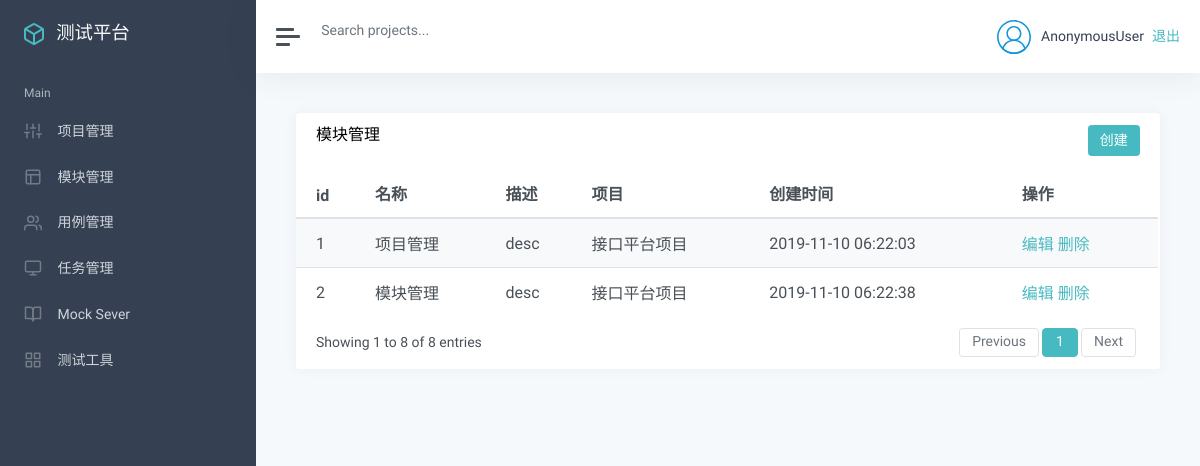
Before: /manage/module_list/ with the older database file.
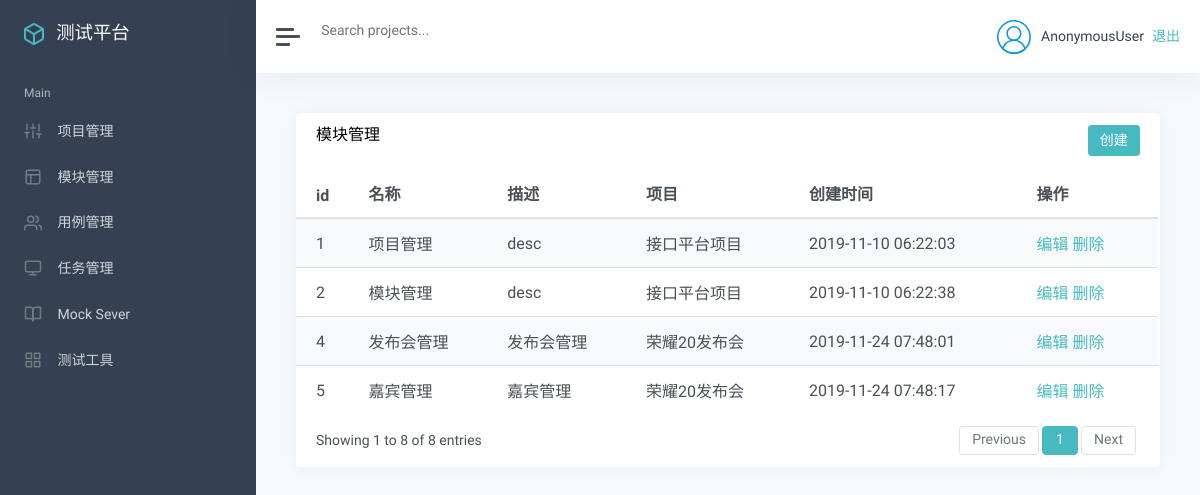
After: the same page with the newer database file.
### app_manage/models.py (models this page shows, shortened)
class Module(models.Model):
    project = models.ForeignKey(Project, on_delete=models.CASCADE)
    name = models.CharField("名称", max_length=100, null=False, default="")
    describe = models.TextField("描述", default="")
    update_time = models.DateTimeField("更新时间", auto_now=True)
    create_time = models.DateTimeField("创建时间", auto_now_add=True)

class Project(models.Model):
    name = models.CharField("名称", max_length=100, null=False, default="")
    describe = models.TextField("描述", default="")
    status = models.BooleanField("状态", default=True)
    update_time = models.DateTimeField("更新时间", auto_now=True)
    create_time = models.DateTimeField("创建时间", auto_now_add=True)
    def __str__(self):
        return self.name

### app_manage/views/module_view.py (the view)
# urls.py: path('module_list/', module_view.list_module),
def list_module(request):
    module_list = Module.objects.all()
    return render(request, "module/list.html", {
        "modules": module_list})

### templates/module/list.html (shortened to what this page needs)
{% extends "manage.html" %}
{% block manage %}
<div class="card flex-fill">
    <div class="card-header">
        <h5 class="card-title mb-0" style="float:left">模块管理</h5>
        <button onclick="module_add()" type="button" class="btn btn-primary" style="float:right">创建</button>
    </div>
    <div id="datatables-dashboard-traffic_wrapper" class="dataTables_wrapper dt-bootstrap4 no-footer">
        <div class="row">
            <div class="col-sm-12">
                <table id="datatables-dashboard-traffic" class="table table-striped my-0 dataTable no-footer"
                    role="grid" aria-describedby="datatables-dashboard-traffic_info">
                    <thead>
                        <tr role="row">
                            <th>id</th>
                            <th>名称</th>
                            <th>描述</th>
                            <th>项目</th>
                            <th>创建时间</th>
                            <th>操作</th>
                        </tr>
                    </thead>
                    <tbody>
                        {% for m in modules %}
                        <tr role="row" class="odd">
                            <td>{{ m.id }}</td>
                            <td>{{ m.name }}</td>
                            <td>{{ m.describe }}</td>
                            <td>{{ m.project }}</td>
                            <td>{{ m.create_time |date:"Y-m-d H:i:s"}}</td>
                            <td>
                                <a href="/manage/module_edit/{{ m.id }}/">编辑</a>
                                <a href="/manage/module_delete/{{ m.id }}/">删除</a>
                            </td>
                        </tr>
                        {% endfor %}
                    </tbody>
                </table>
            </div>
        </div>
        <div class="row">
            <div class="col-sm-12 col-md-5">
                <div class="dataTables_info" id="datatables-dashboard-traffic_info" role="status" aria-live="polite">
                    Showing 1 to 8 of 8 entries
                </div>
            </div>
            <div class="col-sm-12 col-md-7">
                <div class="dataTables_paginate paging_simple_numbers" id="datatables-dashboard-traffic_paginate">
                    <ul class="pagination">
                        <li class="paginate_button page-item previous disabled"
                            id="datatables-dashboard-traffic_previous">
                            <a href="#" aria-controls="datatables-dashboard-traffic" data-dt-idx="0" tabindex="0"
                                class="page-link">Previous</a>
                        </li>
                        <li class="paginate_button page-item active">
                            <a href="#" aria-controls="datatables-dashboard-traffic" data-dt-idx="1" tabindex="0"
                                class="page-link">1</a>
                        </li>
                        <li class="paginate_button page-item next disabled" id="datatables-dashboard-traffic_next">
                            <a href="#" aria-controls="datatables-dashboard-traffic" data-dt-idx="2" tabindex="0"
                                class="page-link">Next</a>
                        </li>
                    </ul>
                </div>
            </div>
        </div>
    </div>
</div>
{% endblock %}

### templates/manage.html (shortened to what this page needs)
{% extends "base.html" %}
{% block base %}
<div class="wrapper">
    <nav id="sidebar" class="sidebar">
        <div class="sidebar-content ">
            <a class="sidebar-brand" href="index.html">
                <span class="align-middle">测试平台</span>
            </a>
            <ul class="sidebar-nav">
                <li class="sidebar-header">
                    Main
                </li>
                <li class="sidebar-item">
                    <a href="/manage/project_list/" class="sidebar-link" aria-expanded="true">
                        <span class="align-middle">项目管理</span>
                    </a>
                </li>
                <li class="sidebar-item">
                    <a href="/manage/module_list/" class="sidebar-link collapsed">
                        <span class="align-middle">模块管理</span>
                    </a>
                </li>
                <li class="sidebar-item">
                    <a href="/case/" class="sidebar-link collapsed">
                        <span class="align-middle">用例管理</span>
                    </a>
                </li>
                <li class="sidebar-item">
                    <a href="#layouts" class="sidebar-link collapsed">
                        <span class="align-middle">任务管理</span>
                    </a>
                </li>
                <li class="sidebar-item">
                    <a href="#documentation" class="sidebar-link collapsed">
                        <span class="align-middle">Mock Sever</span>
                    </a>
                </li>
                <li class="sidebar-item">
                    <a href="#ui" class="sidebar-link collapsed">
                        <span class="align-middle">测试工具</span>
                    </a>
                </li>
            </ul>
        </div>
    </nav>
    <div class="main">
        <nav class="navbar navbar-expand navbar-light bg-white">
            <a class="sidebar-toggle d-flex mr-2">
                <i class="hamburger align-self-center"></i>
            </a>
            <form class="form-inline d-none d-sm-inline-block">
                <input class="form-control form-control-no-border mr-sm-2" type="text" placeholder="Search projects..."
                       aria-label="Search">
            </form>
            <div class="navbar-collapse collapse">
                <ul class="navbar-nav ml-auto">
                    <li class="nav-item dropdown">
                        <a class="nav-link d-none d-sm-inline-block" href="#" data-toggle="dropdown">
                            <img src="/static/img/user.svg" class="avatar img-fluid rounded-circle mr-1"
                                 alt="Chris Wood">
                            <span class="text-dark">{{ user }}</span>
                            <a href="/logout/">退出</a>
                        </a>
                    </li>
                </ul>
            </div>
        </nav>
        <main class="content">
            <div class="container-fluid p-0">
                {% block manage %}
                {% endblock %}
            </div>
        </main>
    </div>
</div>
{% endblock %}

### templates/base.html (shortened to what this page needs)
<html>
<head>
    <link href="/static/css/theme.css" rel='stylesheet' type='text/css' />
    <link href="/static/css/classic.css" rel='stylesheet' type='text/css' />
</head>
<body>
{% block base %}{% endblock %}
</body>
</html>

Changed rows visible on the page:
added Module: id "4", name "发布会管理", describe "发布会管理", project "荣耀20发布会", create_time "2019-11-24 07:48:01"
added Module: id "5", name "嘉宾管理", describe "嘉宾管理", project "荣耀20发布会", create_time "2019-11-24 07:48:17"
